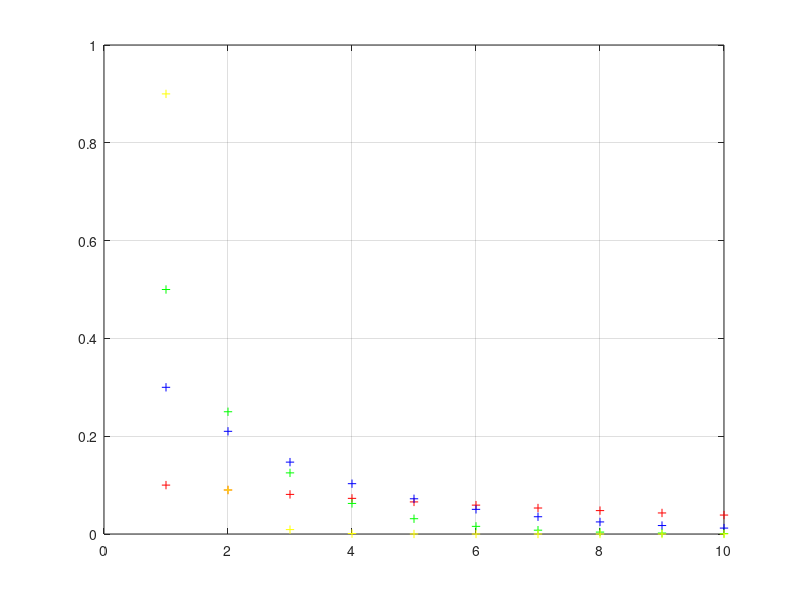

Write MATLAB code to recreate this figure.

numTrials = 10;
p = [.1, .3, .5, .9];

XMIN = 0;
XMAX = numTrials;
YMIN = 0;
YMAX= 1;

clf;
figure(1);
for index=1:numel(p)
    for i=1:1:numTrials
        probability_mass_function = 0;
        pFailure = power((1 - p(index)), i-1);
        probability_mass_function = pFailure * p(index);

        
        switch(index)
            case 1
                plot(i, probability_mass_function, '+r');
                hold on;

            case 2
                plot(i, probability_mass_function, '+b');
                hold on;

            case 3
                plot(i, probability_mass_function, '+g');
                hold on;

            case 4
                plot(i, probability_mass_function, '+y');
                hold on;
        end
        grid on;

    end
end
axis([XMIN XMAX YMIN YMAX]);